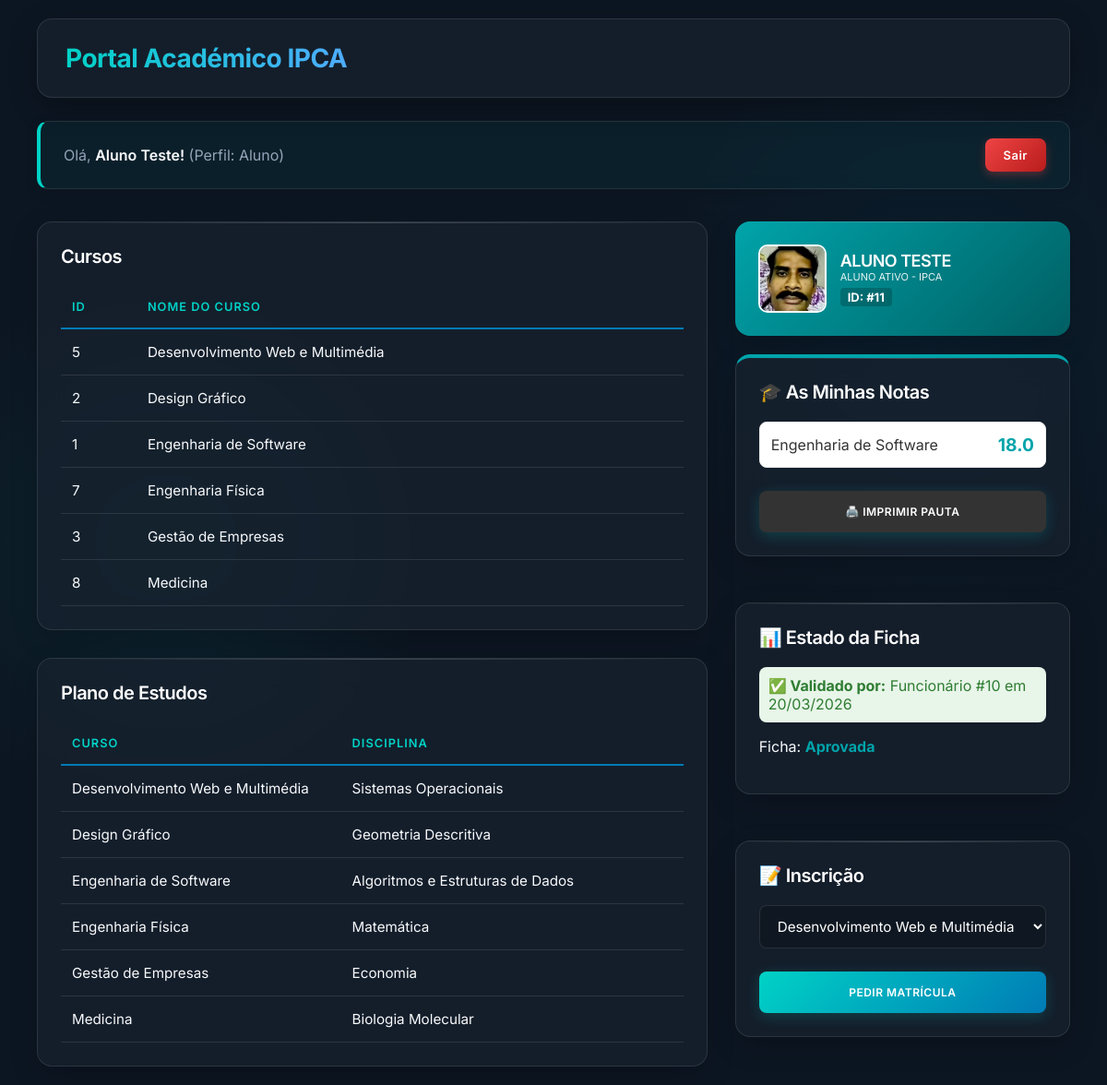
Screenshot of /aula02/dashboard.php (signed in) with the database file from the repository.
### tables this page shows
CREATE TABLE `cursos` (
  `Id_cursos` int(11) NOT NULL,
  `Nome` varchar(100) NOT NULL,
  `duracao` int(11) NOT NULL,
  `descricao` text DEFAULT NULL,
  `data_cadastro` timestamp NOT NULL DEFAULT current_timestamp()
);

CREATE TABLE `disciplinas` (
  `Id_disciplina` int(11) NOT NULL,
  `nome_disciplina` varchar(100) NOT NULL,
  `carga_horaria` int(11) NOT NULL,
  `curso_id` int(11) DEFAULT NULL
);

CREATE TABLE `ficha_aluno` (
  `id` int(11) NOT NULL,
  `utilizador_id` int(11) NOT NULL,
  `morada` varchar(255) NOT NULL,
  `contacto` varchar(20) NOT NULL,
  `foto_path` varchar(255) NOT NULL,
  `estado` enum('Rascunho','Submetida','Aprovada','Rejeitada') DEFAULT 'Submetida',
  `observacoes_gestor` text DEFAULT NULL,
  `data_submissao` timestamp NOT NULL DEFAULT current_timestamp(),
  `validado_por` int(11) DEFAULT NULL,
  `data_decisao` datetime DEFAULT NULL,
  `observacoes` text DEFAULT NULL,
  `curso_id` int(11) DEFAULT NULL
);

CREATE TABLE `notas` (
  `id` int(11) NOT NULL,
  `utilizador_id` int(11) NOT NULL,
  `curso_id` int(11) NOT NULL,
  `nota` decimal(4,2) NOT NULL,
  `data_lancamento` datetime DEFAULT current_timestamp(),
  `lancado_por` int(11) DEFAULT NULL,
  `ano_letivo` varchar(20) DEFAULT NULL,
  `epoca` varchar(50) DEFAULT NULL,
  `uc_id` int(11) DEFAULT NULL
);

### aula02/dashboard.php (the view, shortened to what this page needs)
<?php
require_once 'config.php';
$user_id = $_SESSION['id'];
$user_nome = $_SESSION['nome'];
$perfil_user = $_SESSION['perfil'];
$dados_ficha = null;
$minhas_notas = null;
if ($perfil_user == 'Aluno') {
    $res_ficha = $conn->query("SELECT estado, foto_path, observacoes, data_decisao, validado_por FROM ficha_aluno WHERE utilizador_id = $user_id ORDER BY id DESC LIMIT 1");
    if ($res_ficha) { $dados_ficha = $res_ficha->fetch_assoc(); }
    $minhas_notas = $conn->query("SELECT n.nota, c.Nome as curso, n.data_lancamento
                                  FROM notas n
                                  JOIN cursos c ON n.curso_id = c.Id_cursos
                                  WHERE n.utilizador_id = $user_id
                                  ORDER BY n.data_lancamento DESC");
}
$cursos = $conn->query("SELECT * FROM cursos ORDER BY Nome");
$plano = $conn->query("SELECT c.Nome as nome_curso, d.nome_disciplina
                       FROM cursos c
                       LEFT JOIN plano_estudos p ON c.Id_cursos = p.cursos
                       LEFT JOIN disciplinas d ON p.disciplinas = d.Id_disciplina
                       ORDER BY c.Nome");?>
<!DOCTYPE html>
<html lang="pt">
<head>
    <link rel="stylesheet" href="estilos.css?v=<?= time(); ?>">
</head>
<body>
<div class="header-box">
    <h1>Portal Académico IPCA</h1>
</div>
<div class="user-bar">
    <span>Olá, <strong><?= htmlspecialchars($user_nome) ?>!</strong> (Perfil: <?= $perfil_user ?>)</span>
    <a href="logout.php">Sair</a>
</div>
<div class="container">
    <div class="main-content">
        <div class="dashboard-grid">
            <div class="box">
                <h2>Cursos</h2>
                <table>
                    <thead>
                        <tr><th>ID</th><th>Nome do Curso</th><?php if ($perfil_user == 'Gestor'): ?><th>Ações</th><?php endif; ?></tr>
                    </thead>
                    <tbody>
                    <?php while ($c = $cursos->fetch_assoc()): ?>
                        <tr>
                            <td><?= $c['Id_cursos'] ?></td>
                            <td><?= htmlspecialchars($c['Nome']) ?></td>
                        </tr>
                    <?php endwhile; ?>
                    </tbody>
                </table>
            </div>
            <div class="box">
                <h2>Plano de Estudos</h2>
                <table class="tabela-plano">
                    <thead><tr><th>Curso</th><th>Disciplina</th></tr></thead>
                    <tbody>
                    <?php if($plano): while ($p = $plano->fetch_assoc()): ?>
                        <tr>
                            <td><?= htmlspecialchars($p['nome_curso']) ?></td>
                            <td><?= htmlspecialchars($p['nome_disciplina']) ?></td>
                        </tr>
                    <?php endwhile; endif; ?>
                    </tbody>
                </table>
            </div>
        </div>
    </div>
<div class="sidebar">
        <?php if ($perfil_user == 'Aluno'): ?>
            <div class="printable">
                <div class="box" style="background: linear-gradient(135deg, #00a4aa 0%, #005f63 100%); color: white; border: none; margin-bottom: 20px;">
                    <div style="display: flex; align-items: center; gap: 15px;">
                        <?php if (!empty($dados_ficha['foto_path']) && file_exists($dados_ficha['foto_path'])): ?>
                            <img src="<?= $dados_ficha['foto_path'] ?>?v=<?= time(); ?>" style="width: 70px; height: 70px; border-radius: 10px; object-fit: cover; border: 2px solid white;">
                        <?php else: ?>
                            <div style="font-size: 40px; background: rgba(255,255,255,0.2); padding: 10px; border-radius: 10px;">👤</div>
                        <?php endif; ?>
                        <div>
                            <h3 style="margin:0; color: white; font-size: 18px;"><?= strtoupper($user_nome) ?></h3>
                            <p style="margin:0; font-size: 11px; opacity: 0.9;">ALUNO ATIVO - IPCA</p>
                            <p style="margin:5px 0 0 0; font-size: 13px; font-weight: bold; background: rgba(0,0,0,0.2); display: inline-block; padding: 2px 8px; border-radius: 4px;">ID: #<?= $user_id ?></p>
                        </div>
                    </div>
                </div>
                <div class="box" style="margin-top:20px; border-top: 4px solid #00a4aa;">
                    <h3>🎓 As Minhas Notas</h3>
                    <div class="lista-notas">
                        <?php if ($minhas_notas && $minhas_notas->num_rows > 0): ?>
                            <?php while($n = $minhas_notas->fetch_assoc()): ?>
                                <div class="nota-card">
                                    <div style="display: flex; justify-content: space-between; align-items: center;">
                                        <span><?= htmlspecialchars($n['curso']) ?></span>
                                        <strong style="color: #00a4aa; font-size: 1.2em;"><?= number_format($n['nota'], 1) ?></strong>
                                    </div>
                                </div>
                            <?php endwhile; ?>
                            <button onclick="window.print();" class="btn" style="background: #333; margin-top: 15px; width: 100%;">🖨️ IMPRIMIR PAUTA</button>
                        <?php else: ?>
                            <p><small>Ainda não tens notas lançadas.</small></p>
                        <?php endif; ?>
                    </div>
                </div>
            </div>
            <div class="box" style="margin-top: 20px;">
                <h3>📊 Estado da Ficha</h3>
                <?php if ($dados_ficha && $dados_ficha['estado'] == 'Rejeitada'): ?>
                    <div style="background: #ffebee; color: #c62828; padding: 15px; border-radius: 8px; margin-top: 10px; border-left: 5px solid #ef5350;">
                        <strong>⚠️ Ficha Rejeitada:</strong><br>
                        <small><?= htmlspecialchars($dados_ficha['observacoes']) ?></small>
                        <br><br>
                        <a href="editar_ficha.php" class="btn" style="background: #ef5350; font-size: 12px;">CORRIGIR DADOS</a>
                    </div>
                <?php elseif ($dados_ficha && $dados_ficha['estado'] == 'Aprovada'): ?>
                    <div style="background: #e8f5e9; color: #2e7d32; padding: 10px; border-radius: 8px; margin-top: 10px;">
                        <strong>✅ Validado por:</strong> Funcionário #<?= $dados_ficha['validado_por'] ?>
                        em <?= date('d/m/Y', strtotime($dados_ficha['data_decisao'])) ?>
                    </div>
                <?php endif; ?>
                <?php
                $quer_editar = isset($_GET['editar_ficha']);
                $mostrar_form = (!$dados_ficha || $dados_ficha['estado'] == 'Rejeitada' || $quer_editar);
                if ($dados_ficha && $dados_ficha['estado'] == 'Submetida' && !$quer_editar): ?>
                    <p>Ficha: <span style="color: orange; font-weight: bold;">Submetida</span></p>
                    <a href="?editar_ficha=1" class="btn" style="font-size: 10px;">EDITAR DADOS</a>
                <?php else: ?>
                    <p>Ficha: <b style="color: #00a4aa;"><?= htmlspecialchars($dados_ficha['estado']) ?></b></p>
                <?php endif; ?>
            </div>
            <?php if ($dados_ficha && $dados_ficha['estado'] == 'Aprovada'): ?>
                <div class="box" style="margin-top:20px;">
                    <h3>📝 Inscrição</h3>
                    <form action="processar_matricula.php" method="POST">
                        <select name="curso_id" required>
                            <?php $cursos->data_seek(0); while($c = $cursos->fetch_assoc()): ?>
                                <option value="<?= $c['Id_cursos'] ?>"><?= htmlspecialchars($c['Nome']) ?></option>
                            <?php endwhile; ?>
                        </select>
                        <button type="submit" class="btn" style="margin-top: 10px;">Pedir Matrícula</button>
                    </form>
                </div>
            <?php endif; ?>
        <?php endif; ?>
    </div>
</div>
</body>
</html>

### aula02/dashboard.php (style rules this page uses)
.lista-notas { display: flex; flex-direction: column; gap: 10px; margin-top: 10px; }
.nota-card { background: #fff; border: 1px solid #eee; padding: 12px; border-radius: 8px; color: #333; }

### rows the page displays
cursos: Id_cursos "5", Nome "Desenvolvimento Web e Multimédia"
cursos: Id_cursos "2", Nome "Design Gráfico"
cursos: Id_cursos "1", Nome "Engenharia de Software"
cursos: Id_cursos "7", Nome "Engenharia Física"
cursos: Id_cursos "3", Nome "Gestão de Empresas"
cursos: Id_cursos "8", Nome "Medicina"
disciplinas: cursos.Nome "Desenvolvimento Web e Multimédia", nome_disciplina "Sistemas Operacionais"
disciplinas: cursos.Nome "Design Gráfico", nome_disciplina "Geometria Descritiva"
disciplinas: curso.Nome "Engenharia de Software", nome_disciplina "Algoritmos e Estruturas de Dados"
disciplinas: cursos.Nome "Engenharia Física", nome_disciplina "Matemática"
disciplinas: cursos.Nome "Gestão de Empresas", nome_disciplina "Economia"
disciplinas: cursos.Nome "Medicina", nome_disciplina "Biologia Molecular"
ficha_aluno: foto_path (picture), validado_por "10", data_decisao "20/03/2026", estado "Aprovada"
notas: curso.Nome "Engenharia de Software", nota "18.0"

### other values shown
$user_nome "Aluno Teste"
$perfil_user "Aluno"
$user_nome "ALUNO TESTE"
$user_id "11"
form field curso_id "Desenvolvimento Web e Multimédia"
